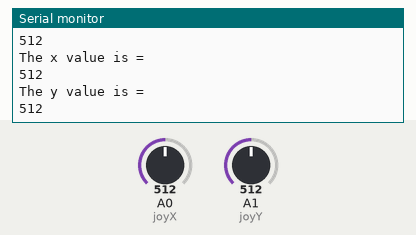
This sketch was run on a simulated Arduino Uno, built with avr-gcc and run on an emulated ATmega328P. Shown: the last lines printed to the serial monitor. The inputs (shaded band) are chosen by the test bench; at power-on: A0 (joyX) = 512, A1 (joyY) = 512.

Above: at 1.2 s.
1.3 s: A0 (joyX) set to 716
At 1.58 s:
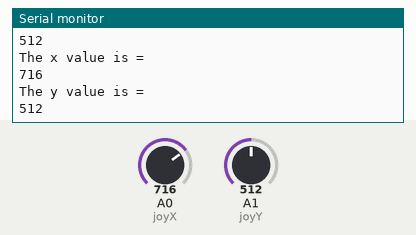
2.8 s: A1 (joyY) set to 306
At 2.99 s:
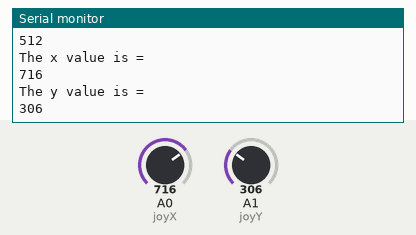
4.3 s: A0 (joyX) set to 900
At 4.6 s:
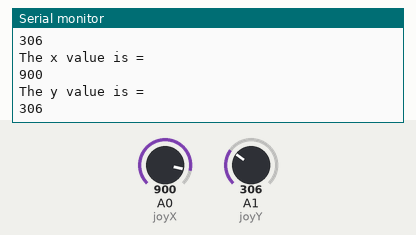
5.8 s: A1 (joyY) set to 122
At 6.0 s:
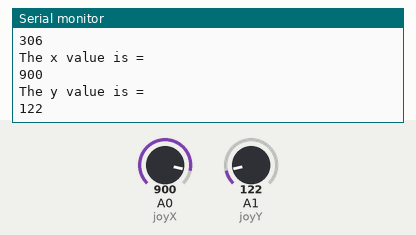
Timing chart, 0 to 8.3 s (numbered marks = the images above; inputs shaded):
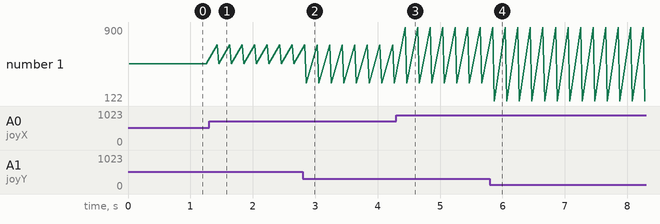

The sketch:

JoystickTest.ino
```cpp
int joyX = A0;
int joyY = A1;

int xValue = 0;
int yValue = 0;

void setup() {
  Serial.begin(9600);
}

void loop() {
  xValue = analogRead(joyX);
  yValue = analogRead(joyY);

  Serial.println("The x value is = ");
  Serial.println(xValue);
  Serial.println("The y value is = ");
  Serial.println(yValue);
  delay(200);
}
```

Measured:
- after the input at 1.3 s, the serial monitor: prints a new line after 0.13 s (image 1)
- after the input at 2.8 s, the serial monitor: prints a new line after 0.06 s (image 2)
- after the input at 4.3 s, the serial monitor: prints a new line after 0.14 s (image 3)
- after the input at 5.8 s, the serial monitor: prints a new line after 0.07 s (image 4)
- plotted number 1: 512 → 306 after the input at 2.8 s, 306 → 122 after the input at 5.8 s
